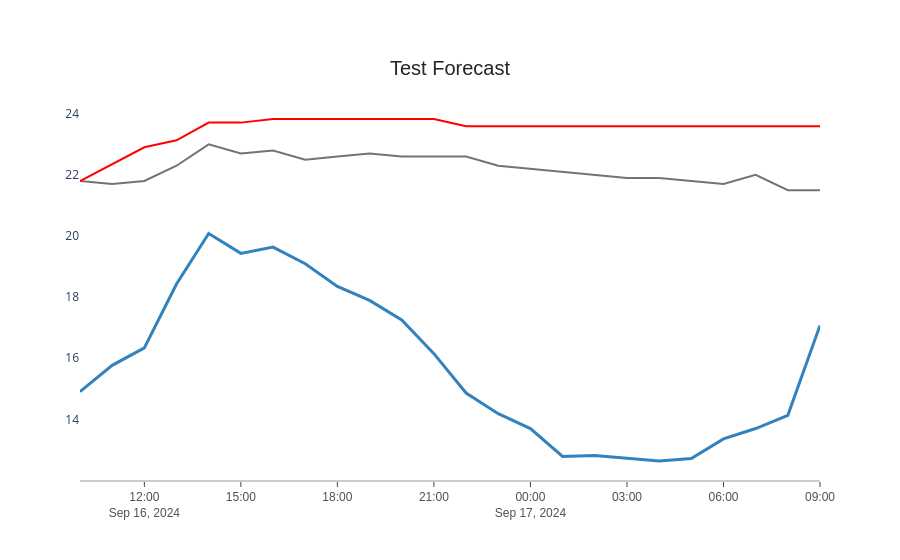

Notebook code for this chart:
### Code cell
# Data to numpy array
x_data = test3["ts"].values
y_data2 = test3['Temperature_indoor'].values
y_data = test3["Temperature_mean_outdoor"].values
y_data3 = test3['Indoor_predict'].values

# Define the figure with the data
fig = go.Figure()

fig.add_trace(go.Scatter(x=x_data, y=y_data, mode='lines',
    name='Forecast Temperature',
    line=dict(color= 'rgb(49,130,189)', width=3),
    connectgaps=True))

fig.add_trace(go.Scatter(x=x_data, y=y_data2, mode='lines',
        name='Indoor Temperature (real)',
        line=dict(color= 'rgb(115,115,115)', width=2),
        connectgaps=True))

fig.add_trace(go.Scatter(x=x_data, y=y_data3, mode='lines',
        name='Prediction',
        line=dict(color= 'rgb(255, 0, 0)', width=2),
        connectgaps=True))

# Define general layout
fig.update_layout(
    xaxis=dict(showline=True, showgrid=False, showticklabels=True, linecolor='rgb(204, 204, 204)', linewidth=2, ticks='outside', tickfont=dict(family='Arial', size=12, color='rgb(82, 82, 82)')),
    yaxis=dict(showgrid=False, zeroline=False, showline=False, showticklabels=True),
    autosize=True,
    showlegend=False,
    plot_bgcolor='white')

# Add and define title and other annotations
annotations = []
# Title
annotations.append(dict(xref='paper', yref='paper', x=0.5, y=1.05,xanchor='center', yanchor='bottom', text='Test Forecast', font=dict(family='Arial',size=20, color='rgb(37,37,37)'), showarrow=False))
# Source
fig.update_layout(annotations=annotations)

### Figure 1 — Plotly figure (JSON) as saved in the notebook; plotly's stock layout.template omitted (floating-point values rounded to 4 significant figures)
{"data": [{"connectgaps": true, "line": {"color": "rgb(49,130,189)", "width": 3}, "mode": "lines", "name": "Forecast Temperature", "type": "scatter", "x": ["2024-09-16 10:00:00", "2024-09-16 11:00:00", "2024-09-16 12:00:00", "2024-09-16 13:00:00", "2024-09-16 14:00:00", "2024-09-16 15:00:00", "2024-09-16 16:00:00", "2024-09-16 17:00:00", "2024-09-16 18:00:00", "2024-09-16 19:00:00", "2024-09-16 20:00:00", "2024-09-16 21:00:00", "2024-09-16 22:00:00", "2024-09-16 23:00:00", "2024-09-17 00:00:00", "2024-09-17 01:00:00", "2024-09-17 02:00:00", "2024-09-17 03:00:00", "2024-09-17 04:00:00", "2024-09-17 05:00:00", "2024-09-17 06:00:00", "2024-09-17 07:00:00", "2024-09-17 08:00:00", "2024-09-17 09:00:00"], "y": [14.91, 15.77, 16.34, 18.43, 20.08, 19.43, 19.64, 19.09, 18.35, 17.89, 17.25, 16.15, 14.86, 14.19, 13.7, 12.79, 12.82, 12.72, 12.64, 12.72, 13.36, 13.7, 14.13, 17.07]}, {"connectgaps": true, "line": {"color": "rgb(115,115,115)", "width": 2}, "mode": "lines", "name": "Indoor Temperature (real)", "type": "scatter", "x": ["2024-09-16 10:00:00", "2024-09-16 11:00:00", "2024-09-16 12:00:00", "2024-09-16 13:00:00", "2024-09-16 14:00:00", "2024-09-16 15:00:00", "2024-09-16 16:00:00", "2024-09-16 17:00:00", "2024-09-16 18:00:00", "2024-09-16 19:00:00", "2024-09-16 20:00:00", "2024-09-16 21:00:00", "2024-09-16 22:00:00", "2024-09-16 23:00:00", "2024-09-17 00:00:00", "2024-09-17 01:00:00", "2024-09-17 02:00:00", "2024-09-17 03:00:00", "2024-09-17 04:00:00", "2024-09-17 05:00:00", "2024-09-17 06:00:00", "2024-09-17 07:00:00", "2024-09-17 08:00:00", "2024-09-17 09:00:00"], "y": [21.8, 21.7, 21.8, 22.3, 23, 22.7, 22.8, 22.5, 22.6, 22.7, 22.6, 22.6, 22.6, 22.3, 22.2, 22.1, 22, 21.9, 21.9, 21.8, 21.7, 22, 21.5, 21.5]}, {"connectgaps": true, "line": {"color": "rgb(255, 0, 0)", "width": 2}, "mode": "lines", "name": "Prediction", "type": "scatter", "x": ["2024-09-16 10:00:00", "2024-09-16 11:00:00", "2024-09-16 12:00:00", "2024-09-16 13:00:00", "2024-09-16 14:00:00", "2024-09-16 15:00:00", "2024-09-16 16:00:00", "2024-09-16 17:00:00", "2024-09-16 18:00:00", "2024-09-16 19:00:00", "2024-09-16 20:00:00", "2024-09-16 21:00:00", "2024-09-16 22:00:00", "2024-09-16 23:00:00", "2024-09-17 00:00:00", "2024-09-17 01:00:00", "2024-09-17 02:00:00", "2024-09-17 03:00:00", "2024-09-17 04:00:00", "2024-09-17 05:00:00", "2024-09-17 06:00:00", "2024-09-17 07:00:00", "2024-09-17 08:00:00", "2024-09-17 09:00:00"], "y": [21.8, 22.35, 22.9, 23.13, 23.71, 23.71, 23.83, 23.83, 23.83, 23.83, 23.83, 23.83, 23.59, 23.59, 23.59, 23.59, 23.59, 23.59, 23.59, 23.59, 23.59, 23.59, 23.59, 23.59]}], "layout": {"annotations": [{"font": {"color": "rgb(37,37,37)", "family": "Arial", "size": 20}, "showarrow": false, "text": "Test Forecast", "x": 0.5, "xanchor": "center", "xref": "paper", "y": 1.05, "yanchor": "bottom", "yref": "paper"}], "autosize": true, "plot_bgcolor": "white", "showlegend": false, "xaxis": {"autorange": true, "linecolor": "rgb(204, 204, 204)", "linewidth": 2, "range": ["2024-09-16 10:00", "2024-09-17 09:00"], "showgrid": false, "showline": true, "showticklabels": true, "tickfont": {"color": "rgb(82, 82, 82)", "family": "Arial", "size": 12}, "ticks": "outside", "type": "date"}, "yaxis": {"autorange": true, "range": [12.02, 24.45], "showgrid": false, "showline": false, "showticklabels": true, "type": "linear", "zeroline": false}}}
